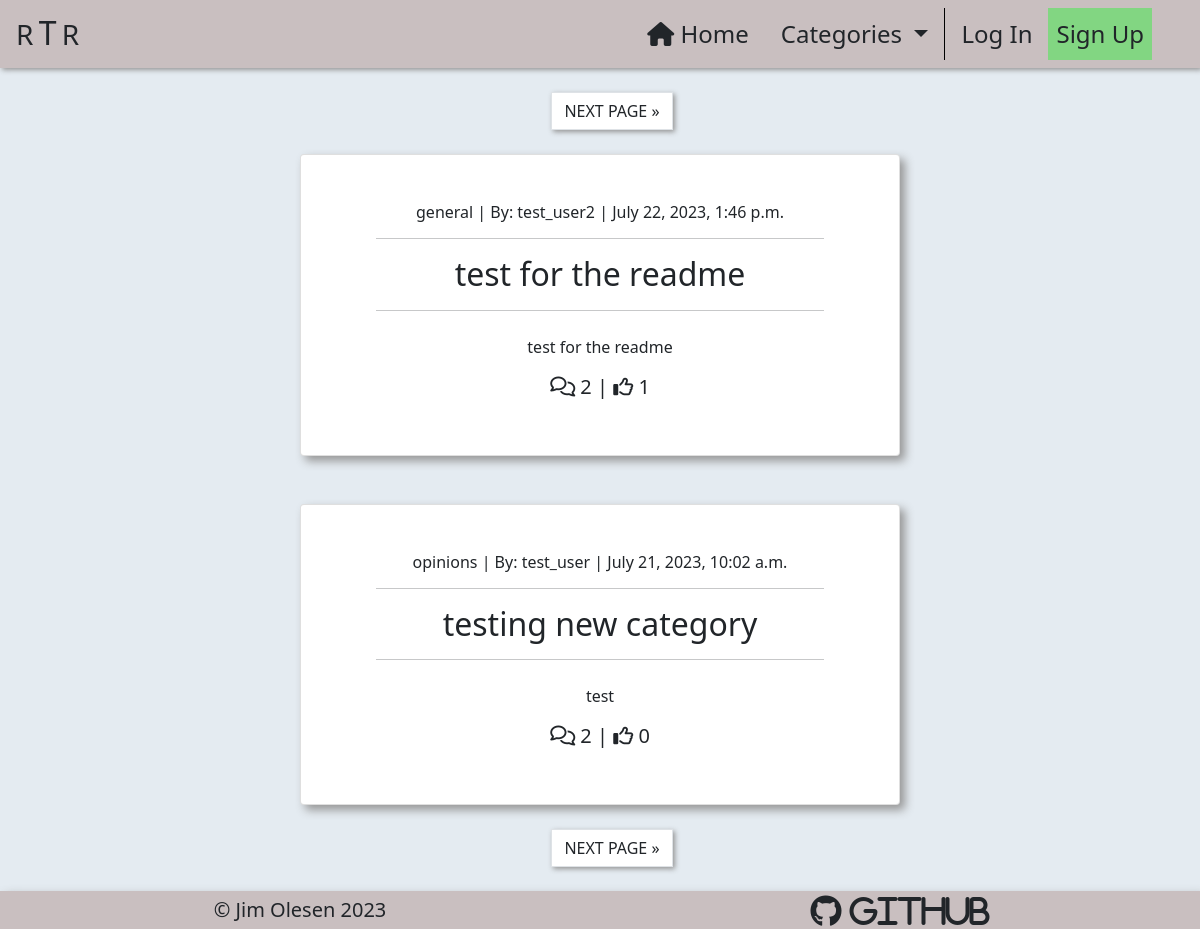
/, run on an earlier commit of the app's database.
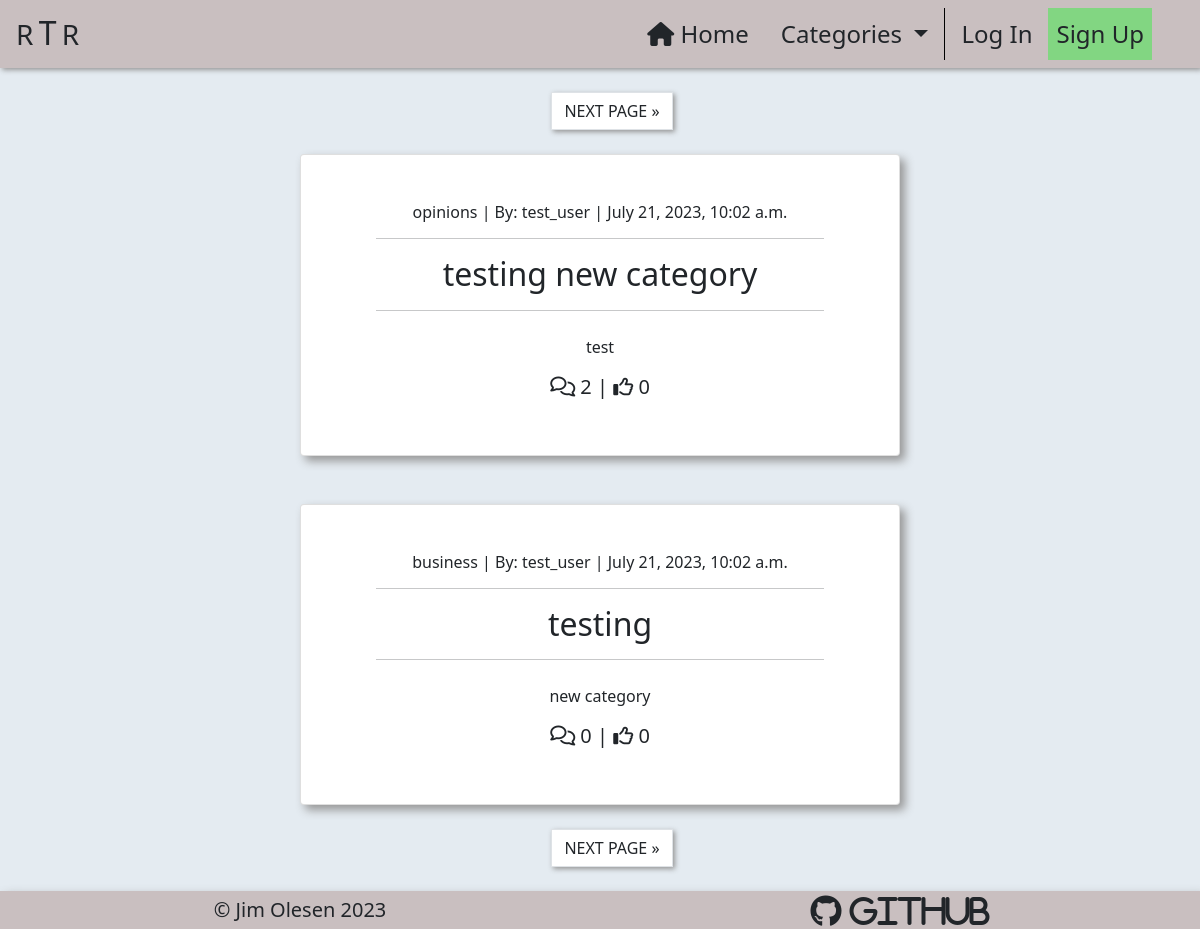
And on a later commit of the database.
### home/models.py (models this page shows, shortened)
class Post(models.Model):
    title = models.CharField(max_length=200)
    slug = models.SlugField(
        max_length=200,
        null=True,
        blank=True
    )
    author = models.ForeignKey(
        User,
        on_delete=models.CASCADE,
        related_name='posts'
    )
    excerpt = models.TextField(max_length=300, null=True, blank=True)
    content = models.TextField()
    category = models.ForeignKey(
        Category,
        max_length=30,
        null=True,
        blank=True,
        on_delete=models.SET_NULL
    )
    created_on = models.DateTimeField(auto_now_add=True)
    status = models.IntegerField(choices=STATUS, default=1)
    likes = models.ManyToManyField(User, related_name='likes', blank=True)
    class Meta:
        ordering = ['-created_on']

class Category(models.Model):
    class Meta:
        verbose_name_plural = 'Categories'
    friendly_name = models.CharField(max_length=254)
    name = models.CharField(max_length=254, null=True, blank=True)
    def get_friendly_name(self):
        return self.friendly_name

### home/views.py (the view)
# urls.py: path('', views.PostList.as_view(), name="index"),
class PostList(ListView):
    model = Post
    ordering = ['-created_on']
    template_name = "home/index.html"
    paginate_by = 2
    def get_queryset(self):
        category = self.request.GET.get('category')
        if category is not None:
            return Post.objects.filter(
                    category=category,
                    status=1
                   )
        else:
            return Post.objects.filter(status=1)
    def get_context_data(self, **kwargs):
        context = super().get_context_data(**kwargs)
        context["category"] = self.request.GET.get('category', None)
        return context

### home/context_processors.py (called while the page is built)
def categories(request):
    return {
        'categories': Category.objects.all()
    }

### home/templates/home/index.html (shortened to what this page needs)
{% extends "base.html" %}
{% load static %}
{% block content %}
    <div class="container-fluid p-0">
        {% if is_paginated %}
            <nav aria-label="Upper page navigation">
                <ul class="pagination justify-content-center mt-4">
                    {% if page_obj.has_next %}
                        <li>
                            <a href="?page={{ page_obj.next_page_number }}{% if category != None %}&category={{ category }}{% endif %}"
                               class="page-link text-dark ms-4 box-shadow-smol">
                                NEXT PAGE &raquo;
                            </a>
                        </li>
                    {% endif %}
                </ul>
            </nav>
        {% endif %}
        <div class="row g-0">
            <div class="col-md-8 col-lg-6 offset-md-2 offset-lg-3 text-center">
                {% for post in post_list %}
                    <div class="card box-shadow-large card-border {% if is_paginated and forloop.first %}
                                                    mt-2
                                                 {% else %}
                                                    mt-5
                                                {% endif %}
                                                ">
                        <a href="{% url 'post_detail' post.slug %}"
                            class="post-detail-link d-block my-5 text-dark text-decoration-none">
                            <h6>{{ post.category.name }} | By: {{ post.author | safe }}
                                <span class="post-date"> | {{ post.created_on }}</span>
                            </h6>
                            <hr class="w-75" style="margin-left: 12.5%;">
                            <h2 class="card-title">
                                {{ post.title }}
                            </h2>
                            <hr class="w-75" style="margin-left: 12.5%;">
                            {% if post.excerpt %}
                                <p class="mt-4 mx-2">{{ post.excerpt }}</p>
                            {% endif %}
                            <h5>
                                <span><i class="fa-regular fa-comments"></i> {{ post.comments.count }}</span> |
                                <span><i class="fa-regular fa-thumbs-up"></i> {{ post.likes.count }}</span>
                            </h5>
                        </a>
                    </div>
                {% endfor %}
                {% if is_paginated %}
                    <nav aria-label="Upper page navigation">
                        <ul class="pagination justify-content-center mt-4 mb-4">
                            {% if page_obj.has_next %}
                                <li>
                                    <a href="?page={{ page_obj.next_page_number }}{% if category != None %}&category={{ category }}{% endif %}"
                                       class="page-link text-dark ms-4 box-shadow-smol">
                                        NEXT PAGE &raquo;
                                    </a>
                                </li>
                            {% endif %}
                        </ul>
                    </nav>
                {% endif %}
            </div>
        </div>
    </div>
{% endblock %}

What changed in the data, as far as the page shows it:
removed Post: category.name "general", author "test_user2", created_on "July 22, 2023, 1:46 p.m.", title "test for the readme", excerpt "test for the readme", comments.count "2", likes.count "1"
now on this page (row unchanged): Post: category.name "business", author "test_user", created_on "July 21, 2023, 10:02 a.m.", title "testing", excerpt "new category", comments.count "0", likes.count "0"
